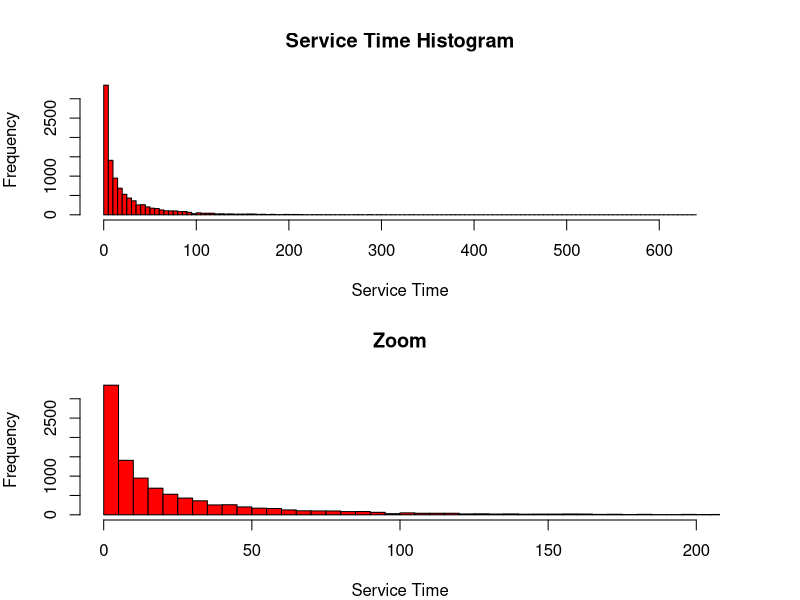
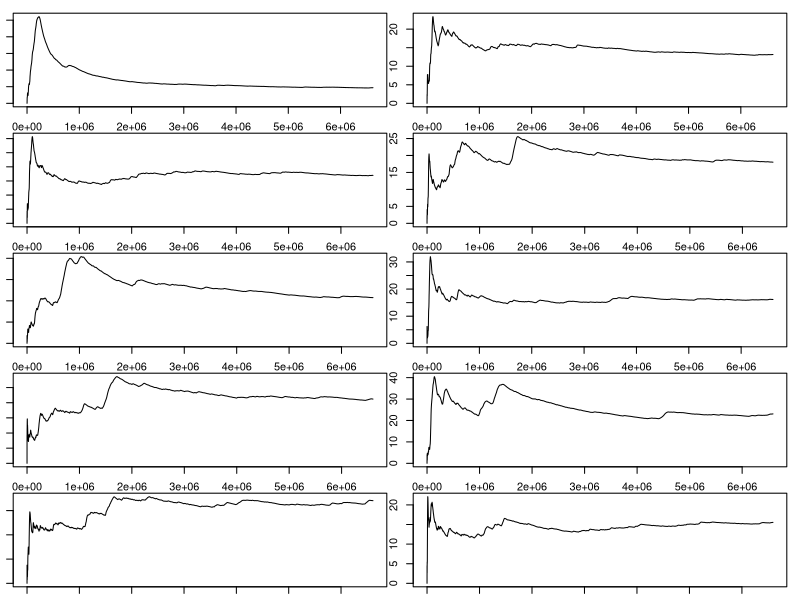

The R source for these figures, in order:
# Function to analyze the service time on N instances and compare it to the theoretical values 
# + creating histograms :
analysisServTime=function(rho) {
  a = 0.6521
  E_tau = 66
  
  N=10000
  
  b = create_b(rho)
  
    
  samples = rweibull(N, shape = a, scale = b )
  
  mean_service_samples = mean(samples)
  var_service_samples = var(samples)
  coeff_var_service_samples = sqrt(var_service_samples)/mean_service_samples
  
  mean_service_theoretical = getMeanVarianceWeibull(rho)$mean
  var_service_theoretical = getMeanVarianceWeibull(rho)$var
  coeff_var_service_theoretical = getMeanVarianceWeibull(rho)$coeff_var
  
  par(mfrow=c(2,1), mar=c(4,4,4,4))
  
  #histogram on all the sample :
  hist(samples,main="Service Time Histogram",xlab="Service Time", 
       ylab="Frequency", breaks = 100, col='red')
  
  #histogram zoom on the revelant part :
  hist(samples,main="Zoom",xlab="Service Time", ylab="Frequency",
       xlim=c(0,200), breaks=200, col='red')
  
  return(list(mean_service_samples=mean_service_samples, 
              mean_service_theoretical=mean_service_theoretical, 
              var_service_samples=var_service_samples, 
              var_service_theoretical=var_service_theoretical,
              coeff_var_service_samples=coeff_var_service_samples,
              coeff_var_service_theoretical=coeff_var_service_theoretical))
}

#Creation b with my E[tau]=66:
create_b=function(p,E_tau=66,a=0.6521) {
  return (p * E_tau / gamma((a+1)/a))
}

#Creation fct to calculate theorical mean and var of Erlang distrib
getMeanVarianceErlang=function(k=3, E_tau = 66){
  
  mean=E_tau
  lambda = k/E_tau
  var=k/(lambda)^2
  return(list(mean=mean, variance=var))
}


getMeanVarianceWeibull <- function(p, a=0.6521) {
  b = create_b(p)
  
  mean = b * gamma(1+1/a)
  variance = b^2 * (gamma(1+2/a) - (gamma(1+1/a))^2 )
  
  coeff_var = sqrt(variance)/mean
  
  return(list=list(mean = mean, var = variance, coeff_var = coeff_var))
}

# Return Wq approximation using Allen Cuneen's formula
allen_cunnen_approx <- function(p) {
  #Obtain mean and variance for arrival times and service times for better accuracy
  #Using above given formulas
  E_tau <- getMeanVarianceErlang()$mean
  E_x <- getMeanVarianceWeibull(p)$mean
  var_tau <- getMeanVarianceErlang()$var
  var_x <- getMeanVarianceWeibull(p)$var
  
  lambda <- 1/E_tau
  mu <- 1/E_x
  omega <-lambda/mu
  C <- omega/(1-p+omega)
  
  Wq_approx <- C*(lambda^2*var_tau + mu^2*var_x)/(2*mu*(1-p))
  
  Lq_approx <- (lambda^2*var_tau+p^2*mu^2*var_x)/(2*(1-p))
  return(list(Wq_approx=Wq_approx, Lq_approx=Lq_approx))
}


#Function to calculate the confience intervals for Wq and Lq:
confidence_inter=function(simu) {
  print("Interval and mean for Wq")
  for(i in 1:length(simu)){
    conf_inter=t.test(simu[[i]]$wq)
    print(conf_inter$conf.int)
    print(conf_inter$estimate)
  }
  print("Interval and mean for Lq")
  for(i in 1:length(simu)){
    conf_inter=t.test(simu[[i]]$wq)
    print((conf_inter$conf.int*simu[[i]]$N)/simu[[i]]$tn)
    print((conf_inter$estimate*simu[[i]]$N)/simu[[i]]$tn)
    
  }
}


#Creation fct to generate data using the recurrent relations :
GenerateData=function(p,N=100000) {
  a = 0.6521
  b = create_b(p)
  
  #generation of service times
  X = rweibull(N, shape = a, scale = b )
  
  E_tau = 66
  E_stage = 22
  K = 3 #shape
  
  
  #generation of arrival times with rate=1/E(stage)
  tau = rgamma(N, shape = K, rate = 1/E_stage)
  
  #Initialization of statistics variables
  L=0; W=0; Lq=0; Wq=0;
  t=vector(mode='numeric', length=N)
  t[1]=0
  ts=vector(mode='numeric', length=N)
  ts[1]=0
  teta=vector(mode='numeric', length=N)
  teta[1]=-1/0
  wq=vector(mode='numeric', length=N)
  wq[1]=ts[1]-t[1]
  w=vector(mode='numeric', length=N)
  w[1]=wq[1]+X[1]
  Li=vector(mode='numeric', length=N)
  Li[1]=w[1]
  L=L+Li[1]
  LT=vector(mode='numeric', length=N)
  LT[1]=0
  lq=vector(mode='numeric', length=N)
  lq[1]=wq[1]
  #Recurrent calculation of the statistics
  for(i in 2:N){
    t[i]=t[i-1]+tau[i-1]
    ts[i]=max(teta[i-1],t[i])
    teta[i]=ts[i]+X[i]
    wq[i]=ts[i]-t[i]
    w[i]=wq[i]+X[i]
    Li[i]=w[i]
    L=L+Li[i]
    LT[i]=L/(t[i]-t[1])
    lq[i]=wq[i]
    Lq=Lq+lq[i]
  }
  
  #After N clients :
  W=sum(w)/N
  Wq=sum(wq)/N
  L=L/t[N]
  Lq=Lq/t[N]
  
  return(list(W=W,Wq=Wq,L=L,Lq=Lq,t=t,LT=LT,lq=lq, wq=wq,N=N,tn=t[N]))
}

main=function(p,N){
  #Generation of 10 simulations
  simu=list(GenerateData(p,N))
  simuWq=vector(mode='numeric', length=10)
  simuWq[1]=simu[[1]]$Wq
  simuLq=vector(mode='numeric', length=10)
  simuLq[1]=simu[[1]]$Lq
  simuW=vector(mode='numeric', length=10)
  simuW[1]=simu[[1]]$W
  simuL=vector(mode='numeric', length=10)
  simuL[1]=simu[[1]]$L
  for(i in 2:10){
    simu=c(simu, list(GenerateData(p,N)))
    simuWq[i]=simu[[i]]$Wq
    simuLq[i]=simu[[i]]$Lq
    simuW[i]=simu[[i]]$W
    simuL[i]=simu[[i]]$L
  }
  
  #plot the LT parameter versus t for the 10 generations 
  file_name=sprintf("./LT_vs_t.jpeg")
  jpeg(filename=file_name)
  par(mfrow=c(5,2), mar=c(1,1,1,1))
  
  for(i in 1:10){
    plot(simu[[i]]$t,simu[[i]]$LT,type='l',xlab='t',ylab='LT')
  }
  dev.off()
  
  #Calculate theorical Allen Cuneen values:
  Approx=allen_cunnen_approx(p)
  
  #Calcul of theorical W,Lq,L values with Allen Cuneen approximation
  #TheoricW=Approx+p*78
  
  #Confidence interval of the 10 simulations
  confidence_inter(simu)
  
  return(list(Allen_Cuneen=Approx,
              simuWq=simuWq,simuLq=simuLq,simuW=simuW,
              simuL=simuL,meanWq=mean(simuWq),meanLq=mean(simuLq),
              meanW=mean(simuW),meanL=mean(simuL)))
}



############1###########
analysisServTime(rho=0.4)



############2###########
p=c(0.4, 0.7, 0.85, 0.925)
N = 100000
  
main(p[4],N)
  
  
  
  